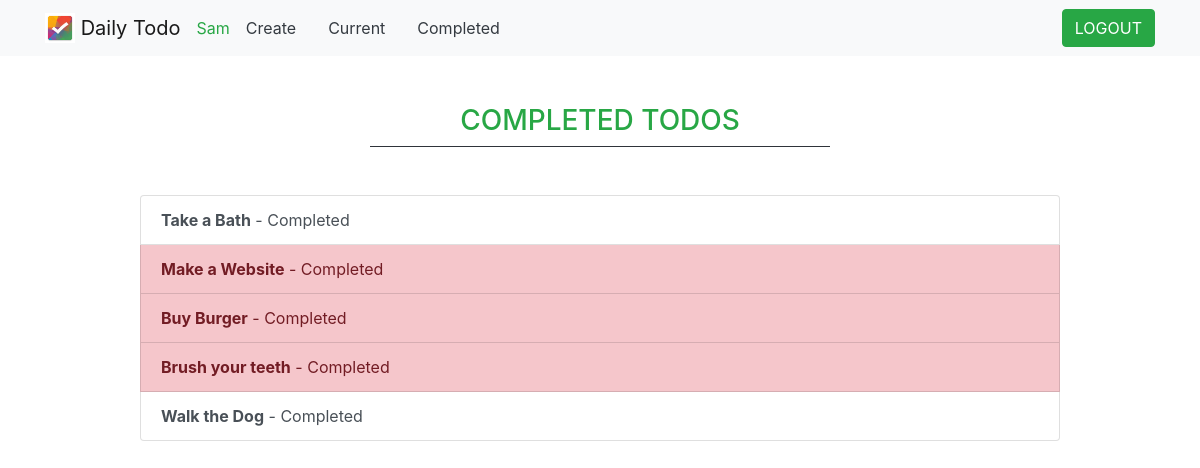
/completed/ (signed in), run on the app's committed database.
### todoApp/models.py (models this page shows, shortened)
class Todo(models.Model):
    title = models.CharField(max_length=60)
    memo = models.TextField(blank=True)
    created = models.DateTimeField(auto_now_add=True)
    datecomplited = models.DateTimeField(null=True, blank=True)
    important = models.BooleanField(default=False)
    user = models.ForeignKey(User, on_delete=models.CASCADE)

### todoApp/views.py (the view)
# urls.py: path('completed/', views.completedtodos, name='completedtodos'),
@login_required
def completedtodos(request):
    todos = Todo.objects.filter(user=request.user, datecomplited__isnull=False).order_by('-datecomplited')
    return render(request, 'todoApp/completedtodos.html', {'todos':todos})

### todoApp/templates/todoApp/completedtodos.html
{% extends 'todoApp/base.html' %}
{% block content %}
    <div class="row justify-content-center mt-5">
        <div class="col-md-10">
            <h3 class="text-center text-success"> COMPLETED TODOS</h3>
            <hr class="w-50 my-auto bg-dark">
        </div>
    </div>
    <div class="row justify-content-center mt-5">
        <div class="col-md-10">
            <div class="list-group">
                {% for todo in todos %}
                    <a href="{% url 'viewtodo' todo.id %}" class="list-group-item list-group-item-action{% if todo.important %} list-group-item-danger{% endif %}">
                    <b>{{ todo.title }}</b> - Completed {{ todo.datecompleted|date:'M j Y H:i' }}</a>
                {% endfor %}
            </div>
        </div>
    </div>
{% endblock %}

### todoApp/templates/todoApp/base.html (shortened to what this page needs)
<!DOCTYPE html>
{% load static %}
<html lang="en">
<head>
    <link rel="stylesheet" href="https://stackpath.bootstrapcdn.com/bootstrap/4.4.1/css/bootstrap.min.css">
</head>
<body>
<nav class="navbar navbar-expand-md navbar-light bg-light">
    <div class="container">
        <a class="navbar-brand" href="{% url 'home' %}">
         <img src="{% static 'todoApp/todoImg1.jpg' %}" width="30" height="30" class="d-inline-block align-top">
        <span>Daily Todo</span>
        </a>
        <div class="collapse navbar-collapse" id="navbarNav">
            {% if user.is_authenticated %}
             <div class="navbar-header text-capitalize text-success">
                {{ user.username }}
             </div>
        <ul class="nav justify-content-center">
           <li class="nav-item"><a class="nav-link text-dark" href="{% url 'createtodos' %}">Create</a></li>
           <li class="nav-item"><a class="nav-link text-dark" href="{% url 'currenttodos' %}">Current</a></li>
           <li class="nav-item"><a class="nav-link text-dark" href="{% url 'completedtodos' %}">Completed</a></li>
        </ul>
        <ul class="navbar-nav ml-auto">
           <li class="nav-item">
               <form action="{% url 'logoutuser'%}" method="POST">
               <button type="submit" class="btn btn-success">LOGOUT</button>
               </form>
           </li>
        </ul>
        {% endif %}
        </div>
    </div>
</nav>
<div class="container">
    {% block content %}{% endblock %}
</div>
</body>
</html>

### data on the page
Todo: title "Take a Bath"
Todo: title "Make a Website"
Todo: title "Buy Burger"
Todo: title "Brush your teeth"
Todo: title "Walk the Dog"

### other printed values
{{ user.username }} "Sam"
